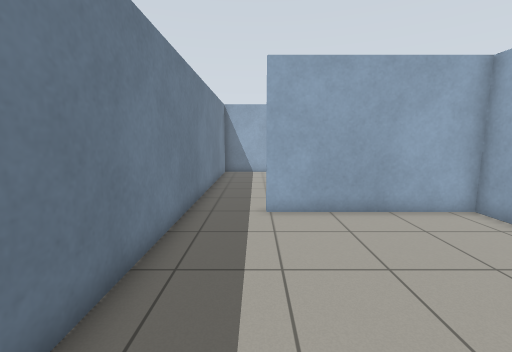
view 1 (above)

12 first-person views from a walk through a robot-simulator world made for Gazebo. The camera is 1.2 m above the floor, tilts 8° down and sees 90° across. The floor is counted in squares, 0.5 m on a side. Each view is taken from the middle of a square. On the plan, view 1 faces up. The plan holds only what a view shows up to about 17 squares ahead; the rest is blank. The robots in the file are not drawn.

view 2
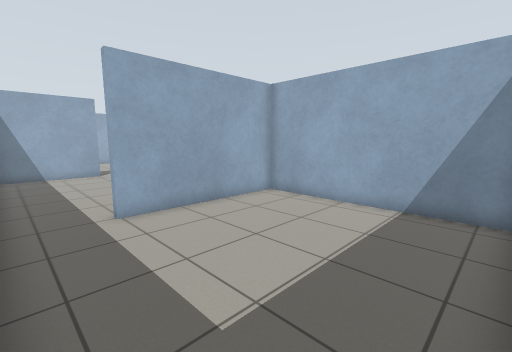

view 3
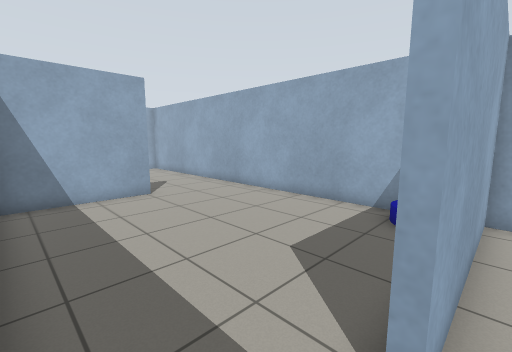

view 4
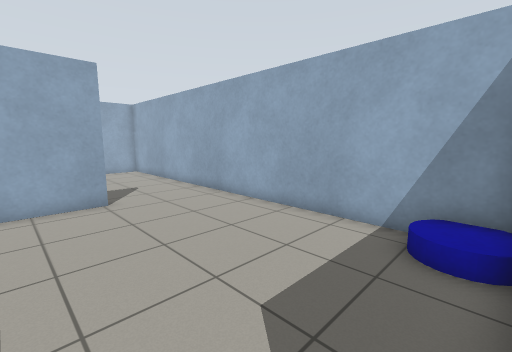

view 5
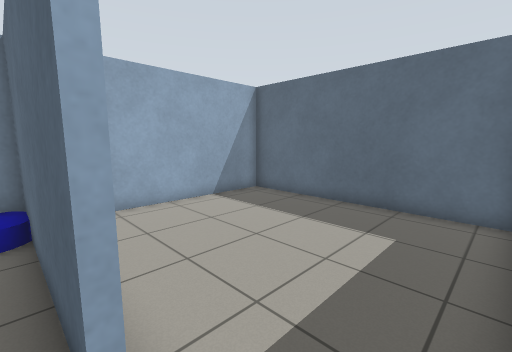

view 6
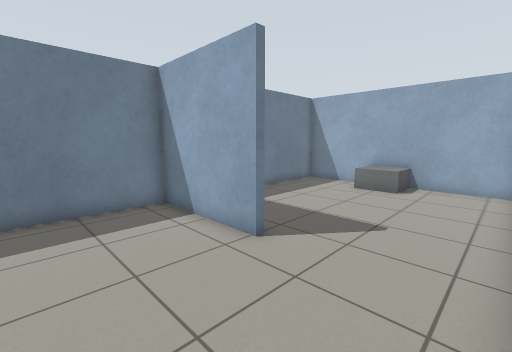

view 7
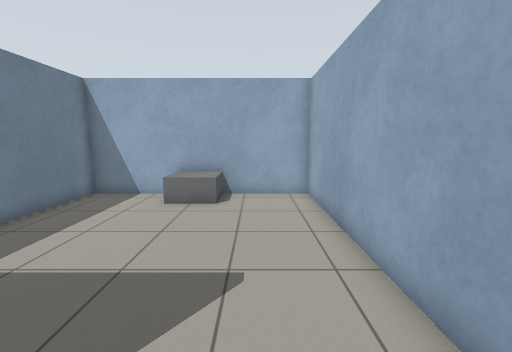

view 8
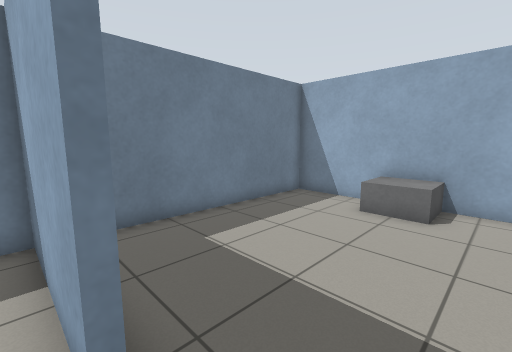

view 9
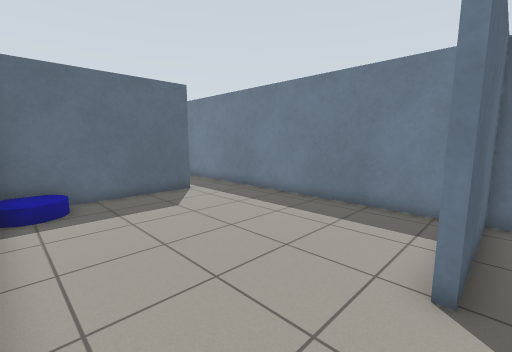

view 10
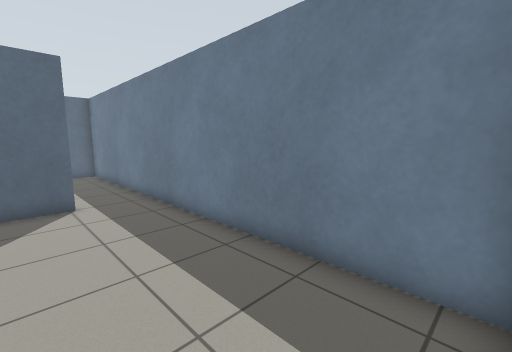

view 11
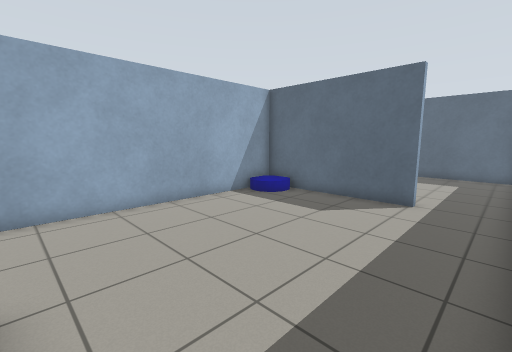

view 12
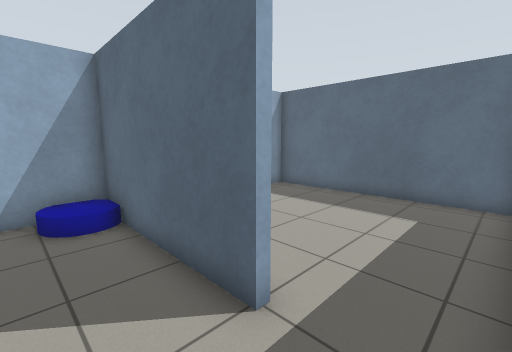

### Floor plan
Ten units are one square. View 1 is at (0, 0); x grows to the right and y downward. Boxes are objects, and circles mark ways between rooms. Rooms are numbered by the first view taken in them; rooms with no view inside come last. Other rooms are left out.
<svg viewBox="-29 -300 109 309">
<path fill="none" stroke="#000" d="M55 -83 3 -83 3 -86M-23 -96 -24 4 74 4 74 -82M27 -197 27 -193 -23 -193 -23 -96M3 -86 56 -86M74 -106 74 -195M16 -294 -23 -294 -23 -197 27 -197M74 -195 74 -294 35 -294"/>
<rect x="55" y="-105" width="20" height="20" fill="#bbb"><title>blue cylinder</title></rect>
<rect x="15" y="-295" width="20" height="20" fill="#bbb"><title>grey box</title></rect>
<circle cx="-10" cy="-90" r="3" fill="#2a7"/>
<circle cx="50" cy="-200" r="3" fill="#2a7"/>
<text x="20" y="-40">1</text>
<text x="20" y="-150">2</text>
<text x="30" y="-250">3</text>
</svg>
Room 1 opens to room 2. Room 2 opens to room 3.

Where each view was taken, in squares from view 1:
view 1: 0 up, 0 right, facing up
view 2: 0 up, 2 left, facing up-right
view 3: 8 up, 2 left, facing up-right
view 4: 9 up, 0 right, facing up-right
view 5: 9 up, 2 left, facing down-right
view 6: 15 up, 7 right, facing up-left
view 7: 18 up, 5 right, facing up
view 8: 19 up, 5 right, facing up-left
view 9: 20 up, 7 right, facing down-left
view 10: 19 up, 2 right, facing down-left
view 11: 19 up, 2 left, facing down-right
view 12: 11 up, 2 left, facing down-right
